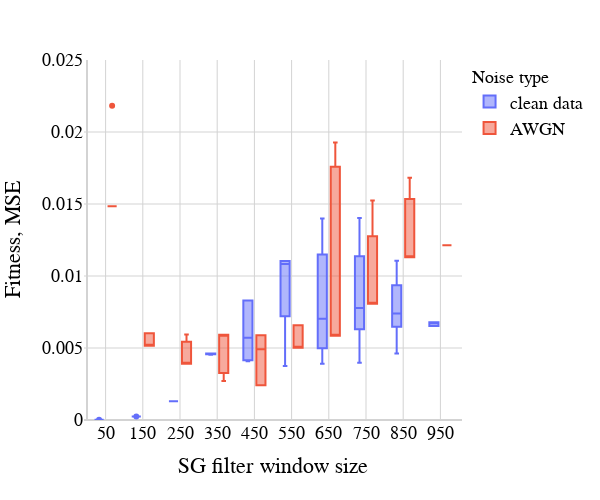

Notebook code for this chart:
### Code cell
hiss = np.load(path + 'poly_data\\ODE_fitness\\poly_ode_hiss.npy', allow_pickle = True)[::-1]/1000
hiss_noised = np.load(path + 'poly_data\\ODE_fitness\\noised\\noised_ode_data_poly10per.npy', allow_pickle = True)/1000

hiss.shape
window_sizes = [50,150,250,350,450,550,650,750,850,950]

df_clean = pd.DataFrame({'Fitness, MSE' : np.hstack([arr for arr in hiss[::2]]),  #hiss.reshape(-1, order = 'F'), 
                         'SG filter window size' : np.hstack([np.full(shape=hiss[idx*2].shape[0], fill_value=size) for idx, size in enumerate(window_sizes)]),
                         'Noise type' : 'clean data'})

df_noisy = pd.DataFrame({'Fitness, MSE' : np.hstack([arr for arr in hiss_noised[:19:2]]), #[:19:2]
                         'SG filter window size' : np.hstack([np.full(shape=hiss_noised[idx*2].shape[0], fill_value=size) for idx, size in enumerate(window_sizes)]),
                         'Noise type' : 'AWGN'})

df_aggreg = pd.concat([df_clean, df_noisy], axis = 0)

import plotly.express as px
import plotly.io as pio

pio.templates.default = "plotly_white"

px.defaults.template = "plotly_white"
px.defaults.color_continuous_scale = px.colors.sequential.Blackbody
px.defaults.width = 600
px.defaults.height = 500

fig = px.box(df_aggreg, x="SG filter window size", y="Fitness, MSE", color="Noise type")
fig.update_traces(quartilemethod="linear") # or "inclusive", or "linear" by default
fig.update_layout(
    xaxis = dict(
        tickmode = 'array',
        tickvals = window_sizes,
        ticktext = window_sizes
    )
)
fig.update_yaxes(range=[0, 0.025])
fig.update_xaxes(showgrid=True, gridwidth=1, gridcolor='lightgrey', zeroline = True, zerolinecolor = 'lightgrey', layer = 'below traces')
fig.update_yaxes(showgrid=True, gridwidth=1, gridcolor='lightgrey', zeroline = True, zerolinecolor = 'lightgrey', layer = 'below traces')
fig.update_layout(
    font_family="Helvetica",
    font_color="black",
    font_size=18,
    title_font_family="Helvetica",
    title_font_color="black",
    title_font_size=18,
    legend_title_font_family='Helvetica',
    legend_title_font_color="black",
    legend_title_font_size=18
)
fig.write_image('SG_fit_ode.png', scale=3)
fig.show()

### Figure 1 — Plotly figure (JSON) as saved in the notebook; plotly's stock layout.template omitted (floating-point values rounded to 4 significant figures)
{"data": [{"alignmentgroup": "True", "hovertemplate": "Noise type=clean data<br>SG filter window size=%{x}<br>Fitness, MSE=%{y}<extra></extra>", "legendgroup": "clean data", "marker": {"color": "#636efa"}, "name": "clean data", "notched": false, "offsetgroup": "clean data", "orientation": "v", "quartilemethod": "linear", "showlegend": true, "type": "box", "x": [50, 50, 50, 50, 50, 50, 50, 50, 50, 50, 150, 150, 150, 150, 150, 150, 150, 150, 150, 150, 250, 250, 250, 250, 350, 350, 350, 350, 450, 450, 450, 450, 450, 450, 450, 550, 550, 550, 550, 650, 650, 650, 650, 650, 650, 650, 650, 750, 750, 750, 750, 750, 750, 750, 750, 850, 850, 850, 850, 850, 850, 950, 950, 950, 950, 950, 950, 950, 950, 950], "x0": " ", "xaxis": "x", "y": [1.062e-05, 1.062e-05, 1.062e-05, 1.062e-05, 1.062e-05, 1.062e-05, 1.062e-05, 1.062e-05, 1.062e-05, 1.062e-05, 0.0002497, 0.0002497, 0.0002497, 0.0002497, 0.0002497, 0.0002497, 0.0002497, 0.0002497, 0.0002497, 0.0002497, 0.001304, 0.001304, 0.001304, 0.001304, 0.00461, 0.00461, 0.00461, 0.004535, 0.005716, 0.008306, 0.004081, 0.008306, 0.00415, 0.05578, 0.00415, 0.01104, 0.01104, 0.01064, 0.003752, 0.01155, 0.003899, 0.008009, 0.006055, 0.006055, 0.003899, 0.01142, 0.014, 0.008409, 0.006308, 0.01089, 0.01184, 0.003981, 0.006308, 0.007156, 0.01403, 0.008296, 0.009362, 0.01105, 0.004617, 0.006482, 0.006482, 0.006794, 0.006534, 0.006794, 0.006794, 0.006794, 0.006534, 0.006794, 0.006534, 0.006794], "y0": " ", "yaxis": "y"}, {"alignmentgroup": "True", "hovertemplate": "Noise type=AWGN<br>SG filter window size=%{x}<br>Fitness, MSE=%{y}<extra></extra>", "legendgroup": "AWGN", "marker": {"color": "#EF553B"}, "name": "AWGN", "notched": false, "offsetgroup": "AWGN", "orientation": "v", "quartilemethod": "linear", "showlegend": true, "type": "box", "x": [50, 50, 50, 50, 50, 50, 50, 50, 50, 50, 150, 150, 150, 150, 150, 150, 150, 150, 150, 150, 250, 250, 250, 250, 250, 250, 250, 250, 350, 350, 350, 350, 350, 350, 350, 450, 450, 450, 450, 450, 450, 450, 550, 550, 550, 550, 550, 550, 550, 550, 550, 550, 650, 650, 650, 650, 650, 650, 650, 650, 650, 650, 750, 750, 750, 750, 750, 750, 750, 750, 750, 750, 850, 850, 850, 850, 850, 850, 850, 950, 950, 950, 950, 950, 950, 950], "x0": " ", "xaxis": "x", "y": [2.15, 0.02183, 0.01484, 0.01484, 0.01484, 0.01484, 0.01484, 0.01484, 0.01484, 0.01484, 0.00517, 0.005148, 0.005148, 0.00517, 0.005148, 0.00517, 0.006021, 0.00517, 0.006021, 0.006021, 0.003912, 0.003912, 0.003912, 0.003912, 0.003912, 0.004942, 0.005939, 0.005939, 0.004938, 0.002714, 0.005927, 0.005927, 0.005927, 0.005927, 0.002714, 0.002421, 0.005893, 0.004905, 0.005893, 0.005893, 0.002421, 0.002421, 0.005019, 0.006585, 0.005019, 0.005019, 0.006585, 0.005019, 0.006585, 0.005019, 0.005019, 0.005019, 0.005859, 0.005859, 0.01759, 0.01928, 0.005859, 0.4727, 0.005859, 0.005859, 0.005859, 0.005859, 0.008081, 3.654, 0.008081, 0.01277, 0.008081, 0.008081, 0.01524, 0.008081, 0.008081, 0.008081, 0.0113, 0.01671, 0.0113, 0.0113, 0.0113, 0.01682, 0.0113, 0.01213, 0.01213, 0.03746, 0.01213, 0.01213, 0.01213, 0.01213], "y0": " ", "yaxis": "y"}], "layout": {"boxmode": "group", "font": {"color": "black", "family": "Helvetica", "size": 18}, "height": 500, "legend": {"title": {"font": {"color": "black", "family": "Helvetica", "size": 18}, "text": "Noise type"}, "tracegroupgap": 0}, "margin": {"t": 60}, "title": {"font": {"color": "black", "family": "Helvetica", "size": 18}}, "width": 600, "xaxis": {"anchor": "y", "domain": [0, 1], "gridcolor": "lightgrey", "gridwidth": 1, "layer": "below traces", "showgrid": true, "tickmode": "array", "ticktext": [50, 150, 250, 350, 450, 550, 650, 750, 850, 950], "tickvals": [50, 150, 250, 350, 450, 550, 650, 750, 850, 950], "title": {"text": "SG filter window size"}, "zeroline": true, "zerolinecolor": "lightgrey"}, "yaxis": {"anchor": "x", "domain": [0, 1], "gridcolor": "lightgrey", "gridwidth": 1, "layer": "below traces", "range": [0, 0.025], "showgrid": true, "title": {"text": "Fitness, MSE"}, "zeroline": true, "zerolinecolor": "lightgrey"}}}
